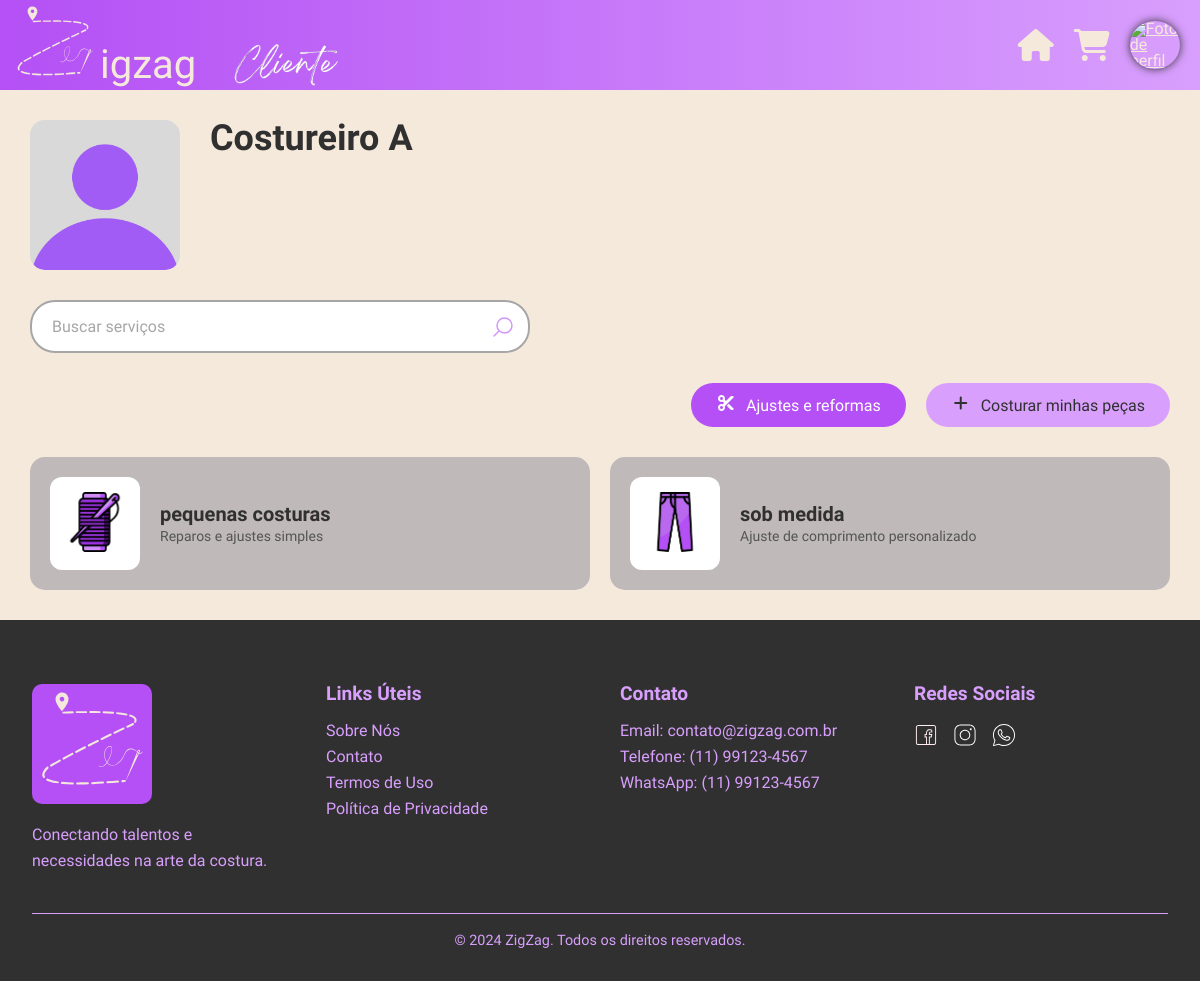
The app's page /cliente/loja/index.php?cos=1, older data.
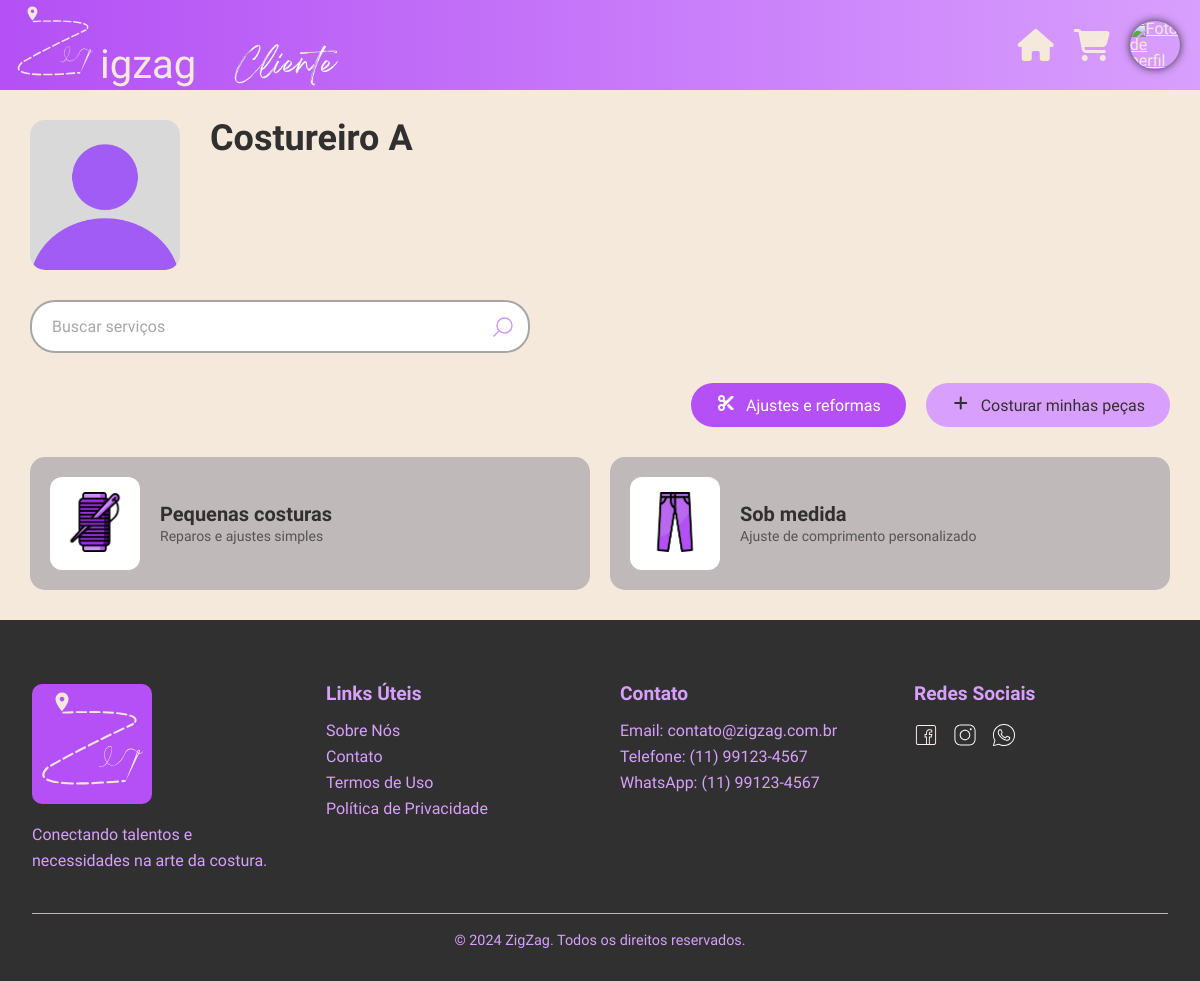
The same page, newer data.
### tables this page shows
CREATE TABLE IF NOT EXISTS tbl_costureiro
(
    cos_id integer NOT NULL PRIMARY KEY AUTO_INCREMENT,

    cos_email varchar(320) NOT NULL,
    cos_senhaHash varchar(128) NOT NULL,

    cos_nome varchar(64),
    cos_telefone bigint,
    cos_cpf bigint,
    cos_cnpj bigint,

    cos_perfil varchar(255) DEFAULT 'default.png',
    cos_verificado tinyint DEFAULT 0,

     
    cos_rua varchar(64),
    cos_bairro varchar(32),
    cos_numero int,
    cos_complemento tinytext,
    cos_cidade varchar(32),
    cos_estado varchar(2),
    cos_cep int
);

CREATE TABLE IF NOT EXISTS tbl_servico
(
    ser_id integer NOT NULL PRIMARY KEY AUTO_INCREMENT,
    ser_nome varchar(32)
);

### web/cliente/bancoCliente.php (called while the page is built, shortened)
<?php
function buscarCostureira($conexao, $cos_id)
{
    $queryCatalogos =   "SELECT *
                        FROM tbl_costureiro
                        WHERE cos_id = $cos_id;";
    $resultadoCatalogos = mysqli_query($conexao, $queryCatalogos);
    if ($resultadoCatalogos) {
        return mysqli_fetch_assoc($resultadoCatalogos);
    } else {
        return false;
    }
}
function buscarServicosDaCostureira($conexao, $cos_id)
{
    $queryCatalogos = "SELECT *
                        FROM tbl_servico
                        WHERE ser_id = ANY
                        (
                        SELECT ser_id
                        FROM tbl_costureiro AS cos JOIN tbl_catalogo AS cat ON cos.cos_id = cat.cos_id
                        WHERE cos.cos_id = $cos_id
                        );";
    $resultadoCatalogos = mysqli_query($conexao, $queryCatalogos);
    if ($resultadoCatalogos) {
        return mysqli_fetch_all($resultadoCatalogos, MYSQLI_ASSOC);
    } else {
        return false;
    }
}
?>

### web/cliente/loja/index.php (the view, shortened to what this page needs)
<!DOCTYPE html>
<html lang="pt-br">
<head>
    <link rel="stylesheet" href="home.css">
    <link rel="stylesheet" href="../home.css">
    <link rel="stylesheet" href="https://unpkg.com/leaflet@1.9.4/dist/leaflet.css" />
    <?php
    require_once "../bancoCliente.php";
    require_once "../../conexao.php";
    $costureiraInfo = buscarCostureira($conexao, $_GET['cos']);
    $listaDeCatalogos = buscarServicosDaCostureira($conexao, $_GET['cos']);
    ?>
</head>
<body>
    <header class="top">
        <div class="header_logo">
            <a href="../../"><img class="logo_header" src="../../assets/svg/logo.svg" width="90" height="90"
                    alt="Logo ZigZag">
                <p class="zigzag_txt">igzag</p>
                <img class="cost_text" src="../../assets\images\usu_img\ZigZag.png" alt="costureiro">
            </a>
        </div>
        <nav class="nav_header">
        </nav>
        <a class="icon" href="../"><i class="fa-solid fa-house fa-2x"></i>
        </a>
        <a class="icon" href="index.php"><i class="fa-solid fa-cart-shopping fa-2x"></i>
        </a>
        <a class="icon" href="index.php"><img class="icon_img_perfil"
                src="../../assets/uploads/profilepictures/<?php echo $_SESSION["cli_perfil"]; ?>"
                alt="Foto de perfil" />
        </a>
    </header>
    <div class="info-loja">
        <div class="loja-header">
            <img src="../../assets/uploads/profilepictures/<?php echo $costureiraInfo['cos_perfil']; ?>"
                alt="Foto da loja" class="loja-imagem">
            <div class="loja-info">
                <div class="loja-nome">
                    <?php echo $costureiraInfo['cos_nome']; ?>
                </div>
            </div>
        </div>
        <div class="busca-servicos">
            <div class="busca-container">
                <input type="text" placeholder="Buscar serviços" class="busca-input">
                <img src="../../assets/svg/search.svg" alt="Buscar" class="busca-icon">
            </div>
        </div>
        <div class="categorias-servicos">
            <div class="categoria-buttons">
                <button id="botao1" onclick="mostrarConteudoUm()" class="categoria-btn active">
                    <i class="fa-solid fa-scissors categoria-icon"></i>
                    Ajustes e reformas
                </button>
                <button id="botao2" onclick="mostrarConteudoDois()" class="categoria-btn">
                    <i class="fa-solid fa-plus categoria-icon"></i>
                    Costurar minhas peças
                </button>
            </div>
        </div>
        <div id="conteudo1" class="servicos_grid active">
            <?php
            foreach ($listaDeCatalogos as $catalogo) {
                switch ($catalogo['ser_id']) {
                    case '1':
                        $imagem = "agulha.png";
                        $descricao = "Reparos e ajustes simples";
                        break;
                    case '5':
                        $imagem = "calça.png";
                        $descricao = "Ajuste de comprimento personalizado";
                        break;
                }
                ?>
                <a class="servico-card" href="peca/<?php echo "?ser=" . $catalogo['ser_id'] . "&cos=" . $_GET['cos']; ?>">
                    <div class="servico-icon-container">
                        <img class="servico-icon" src="../../assets/images/usu_img/<?php echo $imagem; ?>"
                            alt="<?php echo $catalogo['ser_nome']; ?>" />
                    </div>
                    <div class="servico-info">
                        <div class="servico-nome"><?php echo $catalogo['ser_nome']; ?></div>
                        <div class="servico-descricao">
                            <?php echo $descricao; ?>
                        </div>
                    </div>
            </a>
            <?php } ?>
        </div>
    </div>
    <footer class="footer">
        <div class="container">
            <div class="footer-content">
                <div class="footer-section">
                    <img src="../../assets/svg/logo.svg" alt="ZigZag Logo" class="footer-logo" />
                    <p>Conectando talentos e necessidades na arte da costura.</p>
                </div>
                <div class="footer-section">
                    <h3>Links Úteis</h3>
                    <ul>
                        <li><a href="../../#sobre">Sobre Nós</a></li>
                        <li><a href="../../#contato">Contato</a></li>
                        <li><a href="../../">Termos de Uso</a></li>
                        <li><a href="../../">Política de Privacidade</a></li>
                    </ul>
                </div>
                <div class="footer-section">
                    <h3>Contato</h3>
                    <ul>
                        <li>Email: contato@zigzag.com.br</li>
                        <li>Telefone: (11) 99123-4567</li>
                        <li>WhatsApp: (11) 99123-4567</li>
                    </ul>
                </div>
                <div class="footer-section">
                    <h3>Redes Sociais</h3>
                    <div class="social-links">
                        <a href="#"><img src="../../assets/svg/facebook.svg" alt="Facebook" /></a>
                        <a href="https://www.instagram.com/zigzag_ltda"><img src="../../assets/svg/instagram.svg"
                                alt="Instagram" /></a>
                        <a href="#"><img src="../../assets/svg/whatsapp.svg" alt="WhatsApp" /></a>
                    </div>
                </div>
            </div>
            <div class="footer-bottom">
                <p>&copy; 2024 ZigZag. Todos os direitos reservados.</p>
            </div>
        </div>
    </footer>
</body>
</html>

Row changes from the older to the newer data that the page shows:
changed tbl_servico "Reparos e ajustes simples": ser_nome "pequenas costuras" → "Pequenas costuras"
changed tbl_servico "Ajuste de comprimento personalizado": ser_nome "sob medida" → "Sob medida"
